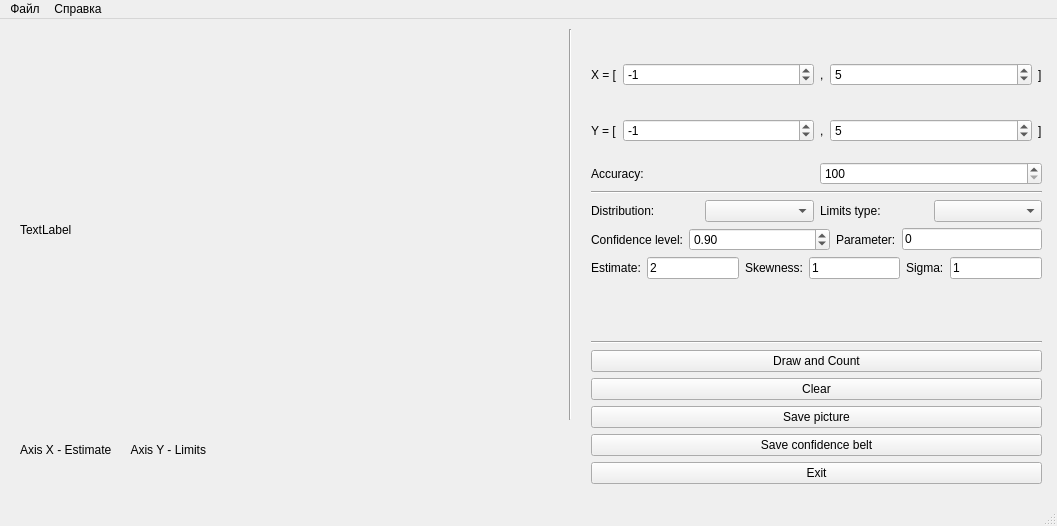
<?xml version="1.0" encoding="UTF-8"?>
<ui version="4.0">
 <class>MainWindow</class>
 <widget class="QMainWindow" name="MainWindow">
  <property name="geometry">
   <rect>
    <x>0</x>
    <y>0</y>
    <width>1057</width>
    <height>526</height>
   </rect>
  </property>
  <property name="windowTitle">
   <string>Confidence Intervals</string>
  </property>
  <widget class="QWidget" name="centralWidget">
   <widget class="Line" name="line">
    <property name="geometry">
     <rect>
      <x>560</x>
      <y>10</y>
      <width>20</width>
      <height>391</height>
     </rect>
    </property>
    <property name="orientation">
     <enum>Qt::Vertical</enum>
    </property>
   </widget>
   <widget class="QLabel" name="outputGraph">
    <property name="geometry">
     <rect>
      <x>20</x>
      <y>20</y>
      <width>541</width>
      <height>381</height>
     </rect>
    </property>
    <property name="text">
     <string>TextLabel</string>
    </property>
   </widget>
   <widget class="QWidget" name="layoutWidget">
    <property name="geometry">
     <rect>
      <x>580</x>
      <y>20</y>
      <width>473</width>
      <height>456</height>
     </rect>
    </property>
    <layout class="QVBoxLayout" name="verticalLayout_6">
     <item>
      <layout class="QVBoxLayout" name="verticalLayout_5">
       <item>
        <layout class="QVBoxLayout" name="verticalLayout_4">
         <item>
          <layout class="QVBoxLayout" name="verticalLayout_3">
           <item>
            <layout class="QHBoxLayout" name="horizontalLayout_4">
             <item>
              <layout class="QHBoxLayout" name="horizontalLayout">
               <item>
                <widget class="QLabel" name="label_2">
                 <property name="text">
                  <string>X = [</string>
                 </property>
                </widget>
               </item>
               <item>
                <widget class="QSpinBox" name="inputLeftX">
                 <property name="sizePolicy">
                  <sizepolicy hsizetype="Expanding" vsizetype="Fixed">
                   <horstretch>0</horstretch>
                   <verstretch>0</verstretch>
                  </sizepolicy>
                 </property>
                 <property name="minimum">
                  <number>-50</number>
                 </property>
                 <property name="maximum">
                  <number>50</number>
                 </property>
                 <property name="value">
                  <number>-1</number>
                 </property>
                </widget>
               </item>
              </layout>
             </item>
             <item>
              <layout class="QHBoxLayout" name="horizontalLayout_3">
               <item>
                <layout class="QHBoxLayout" name="horizontalLayout_2">
                 <item>
                  <widget class="QLabel" name="label_3">
                   <property name="text">
                    <string>,</string>
                   </property>
                  </widget>
                 </item>
                 <item>
                  <widget class="QSpinBox" name="inputRightX">
                   <property name="sizePolicy">
                    <sizepolicy hsizetype="Expanding" vsizetype="Fixed">
                     <horstretch>0</horstretch>
                     <verstretch>0</verstretch>
                    </sizepolicy>
                   </property>
                   <property name="minimum">
                    <number>-50</number>
                   </property>
                   <property name="maximum">
                    <number>50</number>
                   </property>
                   <property name="value">
                    <number>5</number>
                   </property>
                  </widget>
                 </item>
                </layout>
               </item>
               <item>
                <widget class="QLabel" name="label_4">
                 <property name="text">
                  <string>]</string>
                 </property>
                </widget>
               </item>
              </layout>
             </item>
            </layout>
           </item>
           <item>
            <layout class="QHBoxLayout" name="horizontalLayout_5">
             <item>
              <layout class="QHBoxLayout" name="horizontalLayout_6">
               <item>
                <widget class="QLabel" name="label_5">
                 <property name="text">
                  <string>Y = [</string>
                 </property>
                </widget>
               </item>
               <item>
                <widget class="QSpinBox" name="inputLeftY">
                 <property name="sizePolicy">
                  <sizepolicy hsizetype="Expanding" vsizetype="Fixed">
                   <horstretch>0</horstretch>
                   <verstretch>0</verstretch>
                  </sizepolicy>
                 </property>
                 <property name="minimum">
                  <number>-50</number>
                 </property>
                 <property name="maximum">
                  <number>50</number>
                 </property>
                 <property name="value">
                  <number>-1</number>
                 </property>
                </widget>
               </item>
              </layout>
             </item>
             <item>
              <layout class="QHBoxLayout" name="horizontalLayout_7">
               <item>
                <layout class="QHBoxLayout" name="horizontalLayout_8">
                 <item>
                  <widget class="QLabel" name="label_6">
                   <property name="text">
                    <string>,</string>
                   </property>
                  </widget>
                 </item>
                 <item>
                  <widget class="QSpinBox" name="inputRightY">
                   <property name="sizePolicy">
                    <sizepolicy hsizetype="Expanding" vsizetype="Fixed">
                     <horstretch>0</horstretch>
                     <verstretch>0</verstretch>
                    </sizepolicy>
                   </property>
                   <property name="minimum">
                    <number>-50</number>
                   </property>
                   <property name="maximum">
                    <number>50</number>
                   </property>
                   <property name="value">
                    <number>5</number>
                   </property>
                  </widget>
                 </item>
                </layout>
               </item>
               <item>
                <widget class="QLabel" name="label_7">
                 <property name="text">
                  <string>]</string>
                 </property>
                </widget>
               </item>
              </layout>
             </item>
            </layout>
           </item>
          </layout>
         </item>
         <item>
          <layout class="QHBoxLayout" name="horizontalLayout_9">
           <item>
            <widget class="QLabel" name="label_8">
             <property name="text">
              <string>Accuracy:</string>
             </property>
            </widget>
           </item>
           <item>
            <widget class="QSpinBox" name="inputAccuracy">
             <property name="minimum">
              <number>100</number>
             </property>
             <property name="maximum">
              <number>1000</number>
             </property>
            </widget>
           </item>
          </layout>
         </item>
        </layout>
       </item>
       <item>
        <widget class="Line" name="line_3">
         <property name="orientation">
          <enum>Qt::Horizontal</enum>
         </property>
        </widget>
       </item>
       <item>
        <layout class="QVBoxLayout" name="verticalLayout_2">
         <item>
          <layout class="QHBoxLayout" name="horizontalLayout_10">
           <item>
            <widget class="QLabel" name="label_14">
             <property name="text">
              <string>Distribution:</string>
             </property>
            </widget>
           </item>
           <item>
            <widget class="QComboBox" name="chooseDistribution"/>
           </item>
           <item>
            <widget class="QLabel" name="label">
             <property name="text">
              <string>Limits type:</string>
             </property>
            </widget>
           </item>
           <item>
            <widget class="QComboBox" name="chooseLimitsType"/>
           </item>
          </layout>
         </item>
         <item>
          <layout class="QHBoxLayout" name="horizontalLayout_11">
           <item>
            <widget class="QLabel" name="label_10">
             <property name="text">
              <string>Confidence level:</string>
             </property>
            </widget>
           </item>
           <item>
            <widget class="QDoubleSpinBox" name="inputCL">
             <property name="sizePolicy">
              <sizepolicy hsizetype="Expanding" vsizetype="Fixed">
               <horstretch>0</horstretch>
               <verstretch>0</verstretch>
              </sizepolicy>
             </property>
             <property name="minimum">
              <double>0.700000000000000</double>
             </property>
             <property name="maximum">
              <double>0.990000000000000</double>
             </property>
             <property name="singleStep">
              <double>0.010000000000000</double>
             </property>
             <property name="stepType">
              <enum>QAbstractSpinBox::DefaultStepType</enum>
             </property>
             <property name="value">
              <double>0.900000000000000</double>
             </property>
            </widget>
           </item>
           <item>
            <widget class="QLabel" name="label_9">
             <property name="text">
              <string>Parameter:</string>
             </property>
            </widget>
           </item>
           <item>
            <widget class="QLineEdit" name="inputParameter">
             <property name="text">
              <string>0</string>
             </property>
            </widget>
           </item>
          </layout>
         </item>
         <item>
          <layout class="QHBoxLayout" name="horizontalLayout_12">
           <item>
            <widget class="QLabel" name="label_11">
             <property name="text">
              <string>Estimate:</string>
             </property>
            </widget>
           </item>
           <item>
            <widget class="QLineEdit" name="inputEstimate">
             <property name="text">
              <string>2</string>
             </property>
            </widget>
           </item>
           <item>
            <widget class="QLabel" name="label_13">
             <property name="text">
              <string>Skewness:</string>
             </property>
            </widget>
           </item>
           <item>
            <widget class="QLineEdit" name="inputSkewness">
             <property name="text">
              <string>1</string>
             </property>
            </widget>
           </item>
           <item>
            <widget class="QLabel" name="label_12">
             <property name="text">
              <string>Sigma:</string>
             </property>
            </widget>
           </item>
           <item>
            <widget class="QLineEdit" name="inputSigma">
             <property name="text">
              <string>1</string>
             </property>
            </widget>
           </item>
          </layout>
         </item>
         <item>
          <layout class="QHBoxLayout" name="horizontalLayout_13">
           <item>
            <widget class="QLabel" name="limits">
             <property name="text">
              <string/>
             </property>
            </widget>
           </item>
          </layout>
         </item>
         <item>
          <layout class="QHBoxLayout" name="horizontalLayout_14"/>
         </item>
        </layout>
       </item>
      </layout>
     </item>
     <item>
      <layout class="QVBoxLayout" name="verticalLayout">
       <item>
        <widget class="Line" name="line_2">
         <property name="orientation">
          <enum>Qt::Horizontal</enum>
         </property>
        </widget>
       </item>
       <item>
        <widget class="QPushButton" name="draw">
         <property name="text">
          <string>Draw and Count</string>
         </property>
        </widget>
       </item>
       <item>
        <widget class="QPushButton" name="clear">
         <property name="text">
          <string>Clear</string>
         </property>
        </widget>
       </item>
       <item>
        <widget class="QPushButton" name="savePicture">
         <property name="text">
          <string>Save picture</string>
         </property>
        </widget>
       </item>
       <item>
        <widget class="QPushButton" name="saveBelt">
         <property name="text">
          <string>Save confidence belt</string>
         </property>
        </widget>
       </item>
       <item>
        <widget class="QPushButton" name="exit">
         <property name="text">
          <string>Exit</string>
         </property>
        </widget>
       </item>
      </layout>
     </item>
    </layout>
   </widget>
   <widget class="QLabel" name="label_15">
    <property name="geometry">
     <rect>
      <x>20</x>
      <y>420</y>
      <width>541</width>
      <height>21</height>
     </rect>
    </property>
    <property name="text">
     <string>Axis X - Estimate      Axis Y - Limits</string>
    </property>
   </widget>
  </widget>
  <widget class="QMenuBar" name="menuBar">
   <property name="geometry">
    <rect>
     <x>0</x>
     <y>0</y>
     <width>1057</width>
     <height>26</height>
    </rect>
   </property>
   <widget class="QMenu" name="menu">
    <property name="title">
     <string>Файл</string>
    </property>
    <addaction name="action"/>
    <addaction name="separator"/>
    <addaction name="action_3"/>
   </widget>
   <widget class="QMenu" name="menu_2">
    <property name="title">
     <string>Справка</string>
    </property>
   </widget>
   <addaction name="menu"/>
   <addaction name="menu_2"/>
  </widget>
  <widget class="QStatusBar" name="statusBar"/>
  <action name="action">
   <property name="text">
    <string>Сохранить картинку</string>
   </property>
  </action>
  <action name="action_3">
   <property name="text">
    <string>Выход</string>
   </property>
  </action>
 </widget>
 <layoutdefault spacing="6" margin="11"/>
 <resources/>
 <connections/>
</ui>
